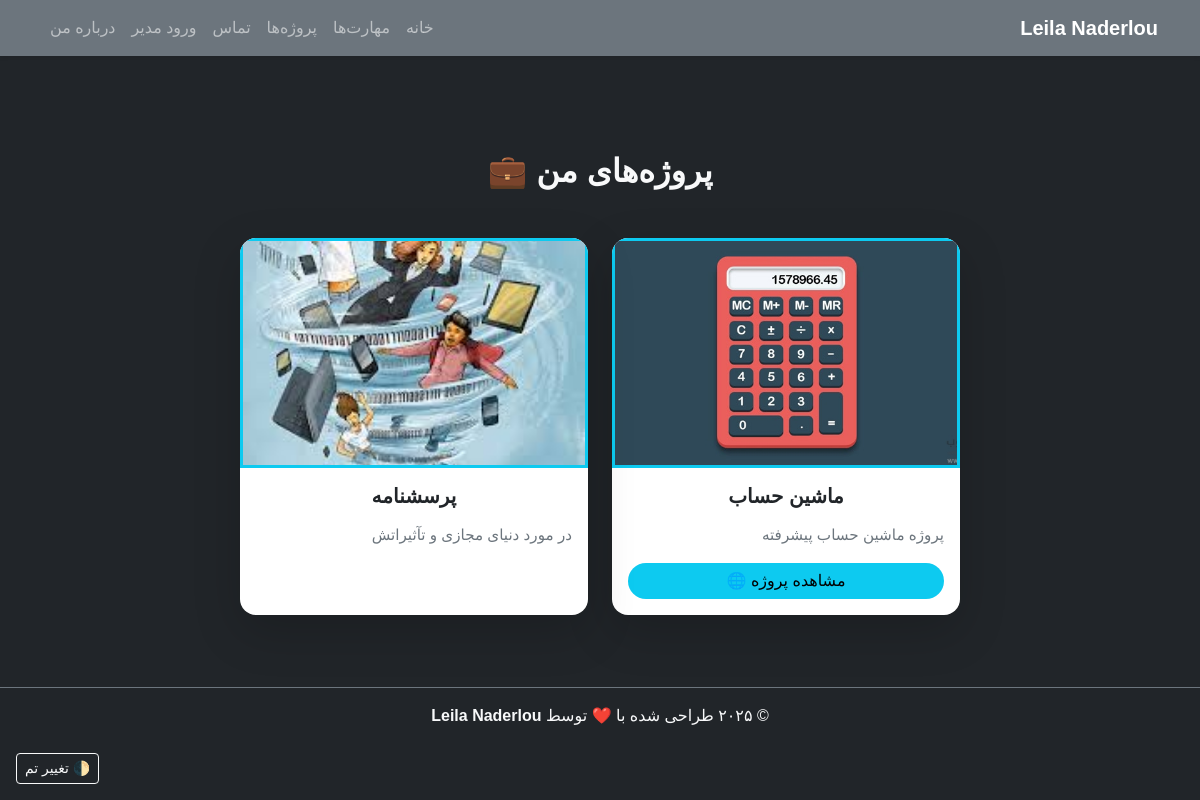
The app's page /projects with its own data.
### app.py (models this page shows)
class Project(db.Model):
    id = db.Column(db.Integer, primary_key=True)
    title = db.Column(db.String(100), nullable=False)
    description = db.Column(db.Text, nullable=False)
    image_url = db.Column(db.String(250))
    link = db.Column(db.String(250))

### app.py (the view)
@app.route('/projects')
def projects():
    all_projects = Project.query.all()
    return render_template('projects.html', projects=all_projects)

### templates/projects.html (shortened to what this page needs)
{% extends 'base.html' %}
{% block content %}
<div class="container mt-5">
  <h2 class="text-center mb-5 fw-bold">پروژه‌های من 💼</h2>
  {% if projects %}
  <div class="row justify-content-center">
    {% for p in projects %}
      <div class="col-md-4 mb-4">
        <div class="card shadow-lg border-0 h-100 rounded-4 overflow-hidden">
          {% if p.image_url %}
            <img src="{{ p.image_url }}" class="card-img-top" alt="{{ p.title }}" style="height: 230px; object-fit: cover;">
          {% else %}
            <div class="bg-light text-center py-5 text-muted">بدون تصویر</div>
          {% endif %}
          <div class="card-body d-flex flex-column">
            <h5 class="card-title fw-bold text-center">{{ p.title }}</h5>
            <p class="card-text text-secondary mt-2" style="font-size: 0.95rem;">{{ p.description }}</p>
            {% if p.link %}
              <a href="{{ p.link }}" target="_blank" class="btn btn-info mt-auto w-100 rounded-pill">
                مشاهده پروژه 🌐
              </a>
            {% endif %}
          </div>
        </div>
      </div>
    {% endfor %}
  </div>
  {% else %}
    <p class="text-center text-muted mt-5">هیچ پروژه‌ای ثبت نشده 🚧</p>
  {% endif %}
</div>
{% endblock %}

### templates/base.html (shortened to what this page needs)
<!DOCTYPE html>
<html lang="fa" dir="rtl">
<head>
  <link href="https://cdn.jsdelivr.net/npm/bootstrap@5.3.3/dist/css/bootstrap.rtl.min.css" rel="stylesheet">
  <link rel="stylesheet" href="{{ url_for('static', filename='css/style.css') }}">
</head>
<body class="bg-dark text-light">
  <nav class="navbar navbar-expand-lg navbar-dark bg-secondary shadow-sm">
    <div class="container">
      <a class="navbar-brand fw-bold" href="/">Leila Naderlou</a>
      <div class="collapse navbar-collapse" id="navbarNav">
        <ul class="navbar-nav ms-auto">
          <li class="nav-item"><a class="nav-link" href="/">خانه</a></li>
          <li class="nav-item"><a class="nav-link" href="/skills">مهارت‌ها</a></li>
          <li class="nav-item"><a class="nav-link" href="/projects">پروژه‌ها</a></li>
          <li class="nav-item"><a class="nav-link" href="/contact">تماس</a></li>
              {% if session.get('admin') %}
    <li class="nav-item"><a class="nav-link text-warning" href="/admin">مدیریت</a></li>
    <li class="nav-item"><a class="nav-link" href="/logout">خروج</a></li>
  {% else %}
    <li class="nav-item"><a class="nav-link" href="/login">ورود مدیر</a></li>
            <li class="nav-item">
  <a class="nav-link" href="{{ url_for('about') }}">درباره من</a>
</li>
  {% endif %}
        </ul>
      </div>
    </div>
  </nav>
  <main class="container py-5">
    {% block content %}{% endblock %}
  </main>
  <footer class="text-center py-3 mt-auto border-top border-secondary">
    <p>© ۲۰۲۵ طراحی شده با ❤️ توسط <strong>Leila Naderlou</strong></p>
  </footer>
</body>
</html>

### static/css/style.css (style rules this page uses)
body { font-family: "Vazirmatn", sans-serif; }
a { text-decoration: none; }
img { border: 3px solid #0dcaf0; }
.btn-info { background-color: #0dcaf0; border: none; }

### records on screen
Project: image_url (picture), title "ماشین حساب", description "پروژه ماشین حساب پیشرفته"
Project: image_url (picture), title "پرسشنامه", description "در مورد دنیای مجازی و تآثیراتش"
